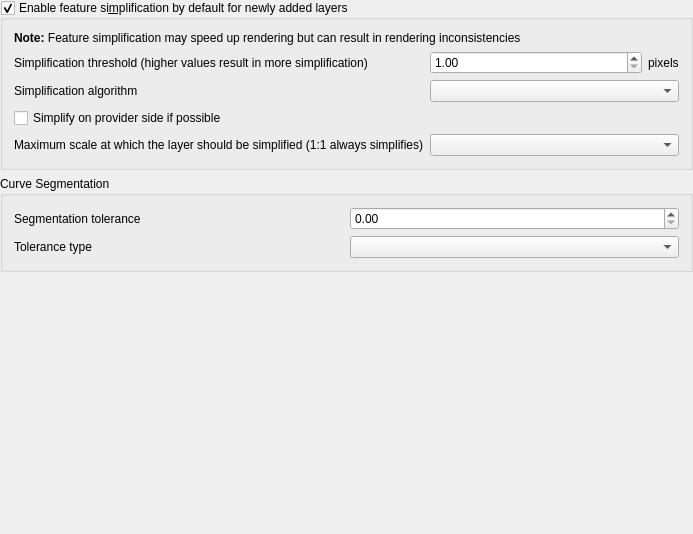
<?xml version="1.0" encoding="UTF-8"?>
<ui version="4.0">
 <class>QgsVectorRenderingOptionsWidgetBase</class>
 <widget class="QWidget" name="QgsVectorRenderingOptionsWidgetBase">
  <property name="geometry">
   <rect>
    <x>0</x>
    <y>0</y>
    <width>693</width>
    <height>534</height>
   </rect>
  </property>
  <property name="sizePolicy">
   <sizepolicy hsizetype="Minimum" vsizetype="Minimum">
    <horstretch>0</horstretch>
    <verstretch>0</verstretch>
   </sizepolicy>
  </property>
  <property name="windowTitle">
   <string>Vector Rendering Options</string>
  </property>
  <layout class="QGridLayout" name="gridLayout">
   <property name="leftMargin">
    <number>0</number>
   </property>
   <property name="topMargin">
    <number>0</number>
   </property>
   <property name="rightMargin">
    <number>0</number>
   </property>
   <property name="bottomMargin">
    <number>0</number>
   </property>
   <item row="0" column="0">
    <widget class="QgsCollapsibleGroupBox" name="mSimplifyDrawingGroupBox">
     <property name="title">
      <string>Enable feature si&amp;mplification by default for newly added layers</string>
     </property>
     <property name="flat">
      <bool>true</bool>
     </property>
     <property name="checkable">
      <bool>true</bool>
     </property>
     <layout class="QGridLayout" name="_14" columnstretch="0,1,0">
      <item row="1" column="1">
       <widget class="QgsDoubleSpinBox" name="mSimplifyDrawingSpinBox">
        <property name="toolTip">
         <string>Higher values result in more simplification</string>
        </property>
        <property name="decimals">
         <number>2</number>
        </property>
        <property name="minimum">
         <double>1.000000000000000</double>
        </property>
        <property name="maximum">
         <double>5.000000000000000</double>
        </property>
        <property name="singleStep">
         <double>0.200000000000000</double>
        </property>
        <property name="value">
         <double>1.000000000000000</double>
        </property>
       </widget>
      </item>
      <item row="2" column="0">
       <widget class="QLabel" name="mSimplifyAlgorithmLabel">
        <property name="toolTip">
         <string>This algorithm is only applied to simplify on local side</string>
        </property>
        <property name="text">
         <string>Simplification algorithm</string>
        </property>
        <property name="margin">
         <number>2</number>
        </property>
       </widget>
      </item>
      <item row="4" column="1" colspan="2">
       <widget class="QgsScaleComboBox" name="mSimplifyMaximumScaleComboBox">
        <property name="sizePolicy">
         <sizepolicy hsizetype="Expanding" vsizetype="Fixed">
          <horstretch>0</horstretch>
          <verstretch>0</verstretch>
         </sizepolicy>
        </property>
       </widget>
      </item>
      <item row="4" column="0">
       <widget class="QLabel" name="mSimplifyMaxScaleLabel">
        <property name="text">
         <string>Maximum scale at which the layer should be simplified (1:1 always simplifies)</string>
        </property>
        <property name="margin">
         <number>2</number>
        </property>
       </widget>
      </item>
      <item row="3" column="0" colspan="3">
       <widget class="QCheckBox" name="mSimplifyDrawingAtProvider">
        <property name="text">
         <string>Simplify on provider side if possible</string>
        </property>
       </widget>
      </item>
      <item row="0" column="0" colspan="3">
       <widget class="QLabel" name="label_59">
        <property name="text">
         <string>&lt;b&gt;Note:&lt;/b&gt; Feature simplification may speed up rendering but can result in rendering inconsistencies</string>
        </property>
       </widget>
      </item>
      <item row="2" column="1" colspan="2">
       <widget class="QComboBox" name="mSimplifyAlgorithmComboBox"/>
      </item>
      <item row="1" column="0">
       <widget class="QLabel" name="label_65">
        <property name="text">
         <string>Simplification threshold (higher values result in more simplification)</string>
        </property>
        <property name="margin">
         <number>2</number>
        </property>
       </widget>
      </item>
      <item row="1" column="2">
       <widget class="QLabel" name="mSimplifyDrawingPx">
        <property name="text">
         <string>pixels</string>
        </property>
        <property name="margin">
         <number>2</number>
        </property>
       </widget>
      </item>
     </layout>
    </widget>
   </item>
   <item row="1" column="0">
    <widget class="QgsCollapsibleGroupBox" name="mSegmentationGroupBox">
     <property name="title">
      <string>Curve Segmentation</string>
     </property>
     <layout class="QGridLayout" name="gridLayout_20">
      <item row="0" column="0">
       <widget class="QLabel" name="mSegmentationToleranceLabel">
        <property name="text">
         <string>Segmentation tolerance</string>
        </property>
       </widget>
      </item>
      <item row="0" column="1">
       <widget class="QgsDoubleSpinBox" name="mSegmentationToleranceSpinBox"/>
      </item>
      <item row="1" column="0">
       <widget class="QLabel" name="mToleranceTypeLabel">
        <property name="text">
         <string>Tolerance type</string>
        </property>
       </widget>
      </item>
      <item row="1" column="1">
       <widget class="QComboBox" name="mToleranceTypeComboBox"/>
      </item>
     </layout>
    </widget>
   </item>
   <item row="2" column="0">
    <spacer name="verticalSpacer">
     <property name="orientation">
      <enum>Qt::Vertical</enum>
     </property>
     <property name="sizeHint" stdset="0">
      <size>
       <width>20</width>
       <height>225</height>
      </size>
     </property>
    </spacer>
   </item>
  </layout>
 </widget>
 <layoutdefault spacing="6" margin="11"/>
 <customwidgets>
  <customwidget>
   <class>QgsCollapsibleGroupBox</class>
   <extends>QGroupBox</extends>
   <header>qgis.gui</header>
   <container>1</container>
  </customwidget>
  <customwidget>
   <class>QgsDoubleSpinBox</class>
   <extends>QDoubleSpinBox</extends>
   <header>qgis.gui</header>
  </customwidget>
  <customwidget>
   <class>QgsScaleComboBox</class>
   <extends>QComboBox</extends>
   <header>qgis.gui</header>
  </customwidget>
 </customwidgets>
 <tabstops>
  <tabstop>mSimplifyDrawingGroupBox</tabstop>
  <tabstop>mSimplifyDrawingSpinBox</tabstop>
  <tabstop>mSimplifyAlgorithmComboBox</tabstop>
  <tabstop>mSimplifyDrawingAtProvider</tabstop>
  <tabstop>mSimplifyMaximumScaleComboBox</tabstop>
  <tabstop>mSegmentationToleranceSpinBox</tabstop>
  <tabstop>mToleranceTypeComboBox</tabstop>
 </tabstops>
 <resources/>
 <connections/>
</ui>
